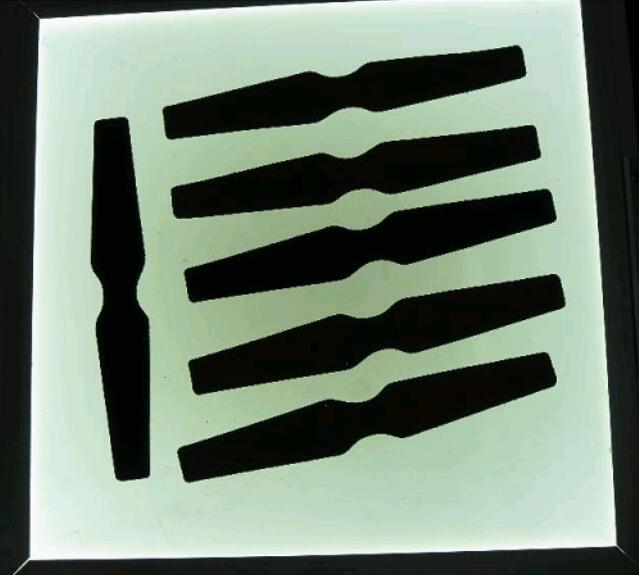
//> input picture pic.jpg, 639 x 575 px
$ ./main   (built with g++ and OpenCV 4)
//> lines starting //> are read from the running program, lines starting //| are printed output that depends on the picture; after the words box and inside, x2 and y2 are one past the last pixel; in counts of white or black regions, pixels touching at a corner belong together
#include<opencv2/opencv.hpp>
#include<iostream>

using namespace std;
using namespace cv;

int main(int argc, char** argv) {
				Mat pic = imread("/root/projects/PCA/pic.jpg");//读取图片
//> pic is the input picture: 575 rows x 639 cols, CV_8UC3; mean B, G, R 115.2, 130.5, 115.1
				namedWindow("origin", WINDOW_AUTOSIZE);
				imshow("origin", pic);
				Mat gray, binary;
				cvtColor(pic, gray, COLOR_BGR2GRAY);//被检测图片转化为灰度
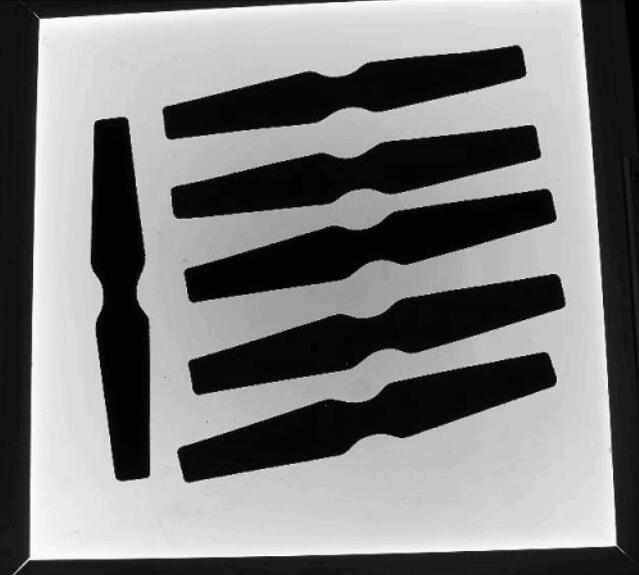
//> gray: 575 rows x 639 cols, CV_8UC1; min 0, max 254, mean 124.1
				threshold(gray, binary, 0, 255, THRESH_BINARY | THRESH_OTSU);//图片二值化
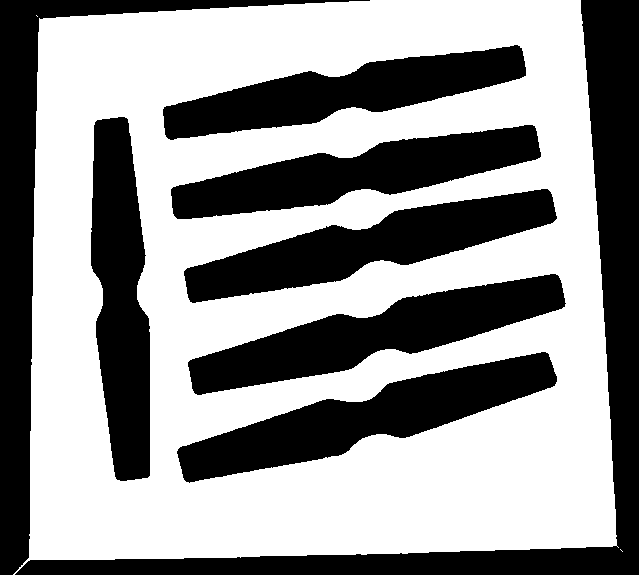
//> binary: 575 rows x 639 cols, CV_8UC1; 58% white; 8 black regions
				imshow("binary", binary);
				vector<vector<Point>>contours;
				vector<Vec4i>hierarchy;
				findContours(binary, contours, hierarchy, RETR_TREE, CHAIN_APPROX_NONE);//检测轮廓
//> contours = 9 contours, 2 with area under 20; largest, box (x1, y1, x2, y2) and area: (13, 0, 619, 575) 310692, (176, 351, 558, 484) 18124, (187, 273, 567, 396) 17812, (183, 188, 558, 304) 17122, (90, 116, 151, 482) 16340, (170, 124, 542, 220) 16232, (162, 44, 527, 141) 15582
				Mat contours_mat;
				Point2f center_point;
				PCA pca;
				for (int i = 0; i < contours.size(); i++) {//遍历轮廓
								int contours_area = contourArea(contours[i]);
								if (contours_area < 100 || contours_area>100000) {//筛掉面积太小的或太大的轮廓，得到需要物体的轮廓
												continue;
								}
								drawContours(pic, contours, i, Scalar(0, 0, 255), 2, 8);//画出轮廓
								contours_mat.create(contours[i].size(), 2, CV_32FC1);//设定轮廓矩阵的尺寸和数据格式
								for (int j = 0; j < contours[i].size(); j++) {
												contours_mat.at<float>(j, 0) = contours[i][j].x;//将轮廓上各点的xy坐标赋值给轮廓矩阵，每行为一个点
												contours_mat.at<float>(j, 1) = contours[i][j].y;
								}
								pca(contours_mat, Mat(), PCA::DATA_AS_ROW, 0);//将每个轮廓的点进行pca计算，得到均值、协方差矩阵的特征向量
								Point2f center_point(pca.mean.at<float>(0, 0), pca.mean.at<float>(0, 1));//画出轮廓坐标的均值点，即为中心点
								circle(pic, center_point, 2, Scalar(0, 0, 255), -1);
								Point2f eigen_vector1(80 * pca.eigenvectors.at<float>(0, 0), 80 * pca.eigenvectors.at<float>(0, 1));//eigen_vector1为协方差矩阵的特性向量，与轮廓跨度最大方向重合
								Point2f eigen_vector2(20 * pca.eigenvectors.at<float>(1, 0), 20 * pca.eigenvectors.at<float>(1, 1));//eigen_vector2为协方差矩阵的特性向量，与eigen_vector1正交
								line(pic, center_point, center_point + eigen_vector1, Scalar(255, 0, 0), 2);//画出中心点为起点，eigen_vector1为方向的直线
								line(pic, center_point, center_point + eigen_vector2, Scalar(0, 255, 0), 2);//画出中心点为起点，eigen_vector2为方向的直线

				}
//> this loop made 9 passes
//> contours_area on passes 3 to 9: 310692, 18124, 17811, 17122, 16231, 16340, 15582
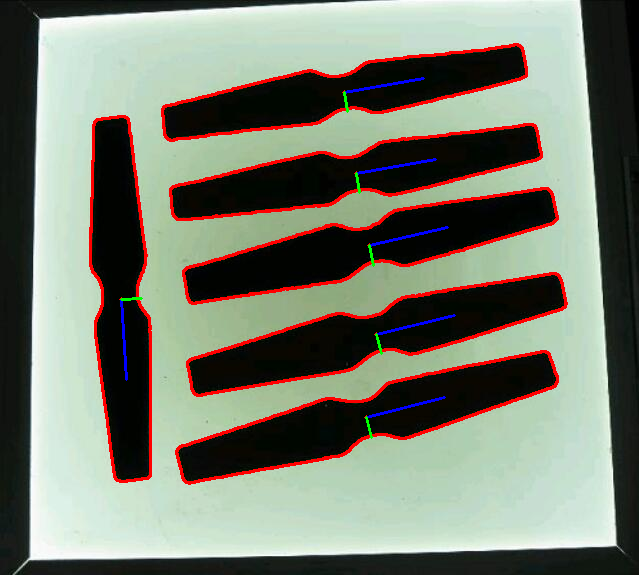
//> pic: 575 rows x 639 cols, CV_8UC3; 4.96% of pixels changed, all inside (x1, y1, x2, y2) = (89, 43, 568, 485)
				imshow("result", pic);
				waitKey(0);

}
